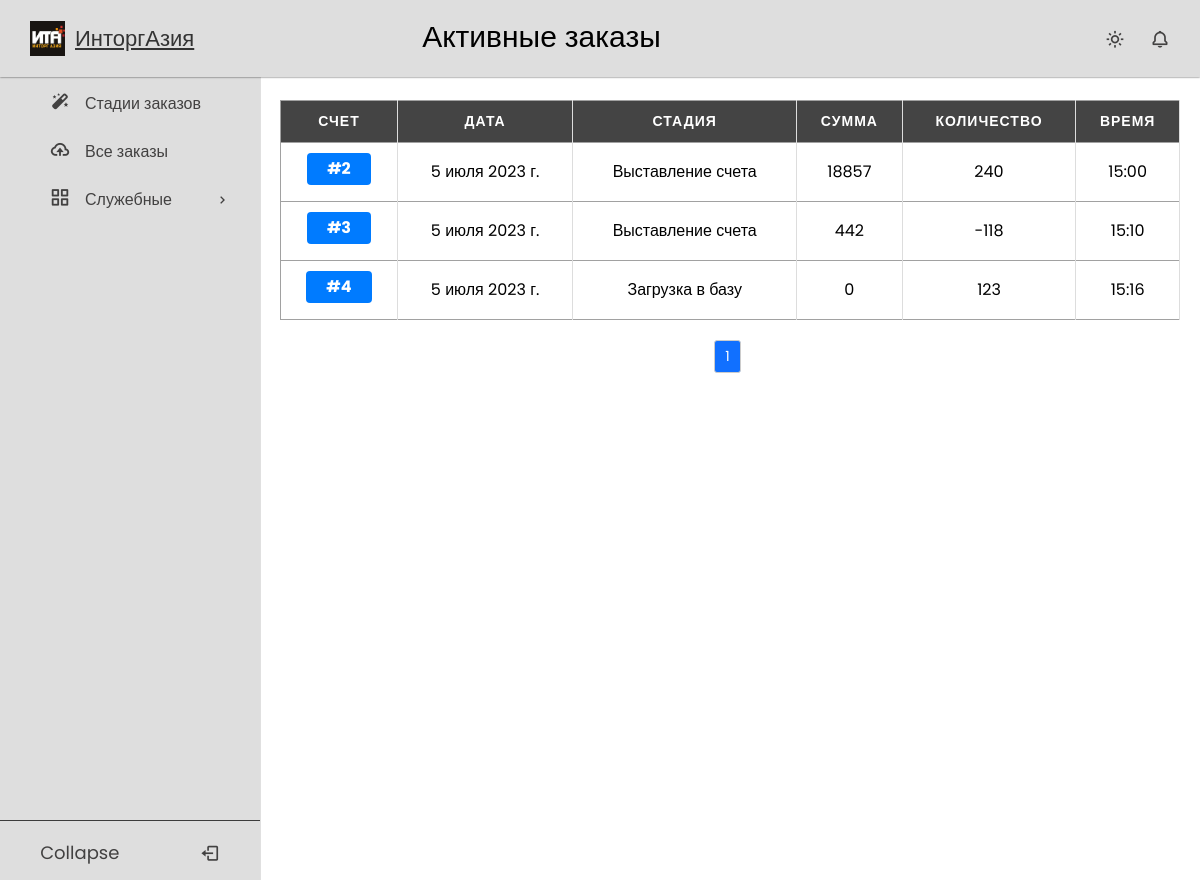
/my/orders/ (signed in), run on an earlier commit of the app's database.
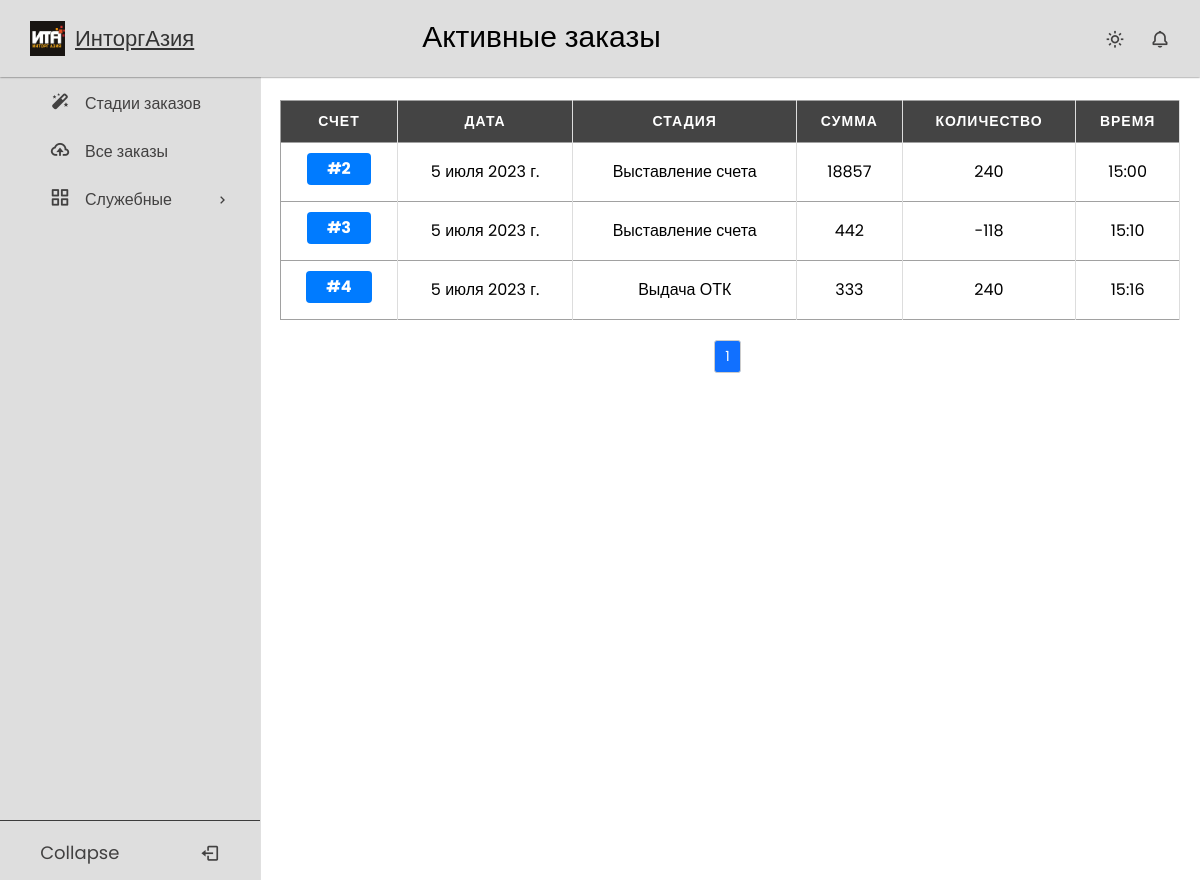
And on a later commit of the database.
### crm_app/models.py (models this page shows, shortened)
class Order(models.Model):
    stage = models.CharField(max_length=20, choices=OrderStages.choices, default=OrderStages.DATABASE_LOADING)
    name = models.CharField(max_length=50, blank=True)
    cashbox = models.ForeignKey("Cashbox", on_delete=models.PROTECT, blank=True, null=True)
    amount = models.IntegerField(default=0)
    amount_paid = models.IntegerField(default=0)
    cost_price = models.IntegerField(default=0)
    count = models.IntegerField(default=0)
    date = models.DateField(default=timezone.now)
    day = models.IntegerField(validators=[MaxValueValidator(31), MinValueValidator(1)], default=1)
    month = models.IntegerField(validators=[MaxValueValidator(12), MinValueValidator(1)], default=1)
    year = models.IntegerField(validators=[MaxValueValidator(2070), MinValueValidator(2020)], default=2023)
    time = models.TimeField(default=timezone.now)
    client = models.ForeignKey(CustomUser, on_delete=models.PROTECT)
    defective = models.IntegerField(default=0, blank=True)
    good_quality = models.IntegerField(default=0, blank=True)
    discount = models.IntegerField(default=0)

### client_app/views.py (the view)
# urls.py: path('my/orders/', OrderListClientView.as_view(), name='my_orders'),
class OrderListClientView(Locked, ListView):
    model = Order
    template_name = 'client/my_orders.html'
    ordering = ['-date']
    paginate_by = 20
    def get_queryset(self):
        return Order.objects.filter(client_id=self.request.user.id)

### templates/client/my_orders.html
{% extends 'base.html' %}
{% load static %}
{% block css %}
    <link rel="stylesheet" href="{% static 'css/tables.css' %}">
{% endblock %}
{% block page_title %}
    {% if closed %}
        Закрытые заказы
    {% else %}
        Активные заказы
    {% endif %}
{% endblock %}
{% block content %}
    <div class="table-container">
<table>
  <thead>
    <tr>
        <th data-label="Счет">Счет</th>
        <th data-label="Дата">Дата</th>
        <th data-label="Стадия">Стадия</th>
        <th data-label="Сумма">Сумма</th>
        <th data-label="Количество">Количество</th>
        <th data-label="Время">Время</th>
    </tr>
  </thead>
  <tbody>
    {% for order in order_list %}
      <tr>
        <td data-label="Счет"><a href="{% url 'my_order' order.id %}"><button>#{{ order.id }}</button></a></td>
        <td data-label="Дата">{{ order.date }}</td>
        <td data-label="Стадия">{{ order.get_stage_display }}</td>
        <td data-label="Сумма">{{ order.amount }}</td>
        <td data-label="Количество">{{ order.count }}</td>
        <td data-label="Время">{{ order.time }}</td>
      </tr>
    {% endfor %}
  </tbody>
</table>
    </div>
{% include 'includes/paginate.html' %}
{% endblock %}

What changed in the data, as far as the page shows it:
changed Order id 4: stage "Загрузка в базу" → "Выдача ОТК"; amount "0" → "333"; count "123" → "240"
